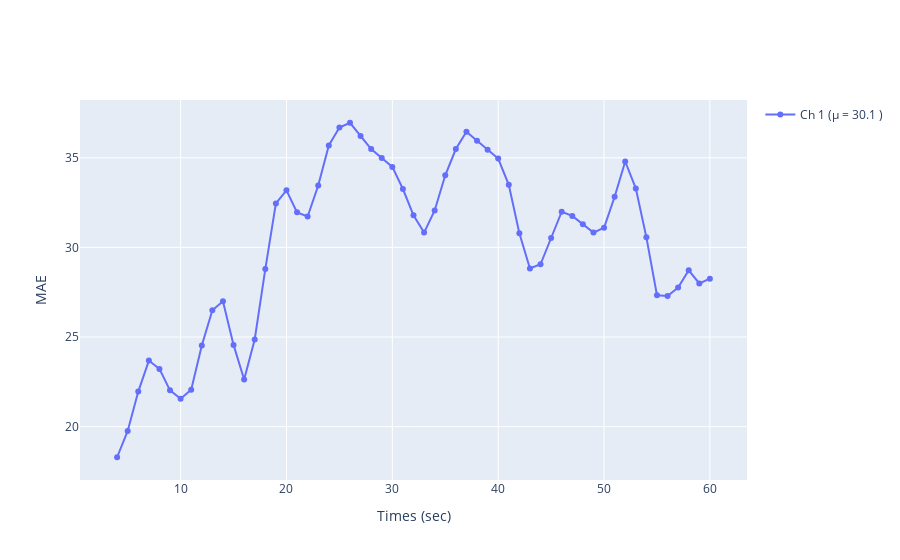
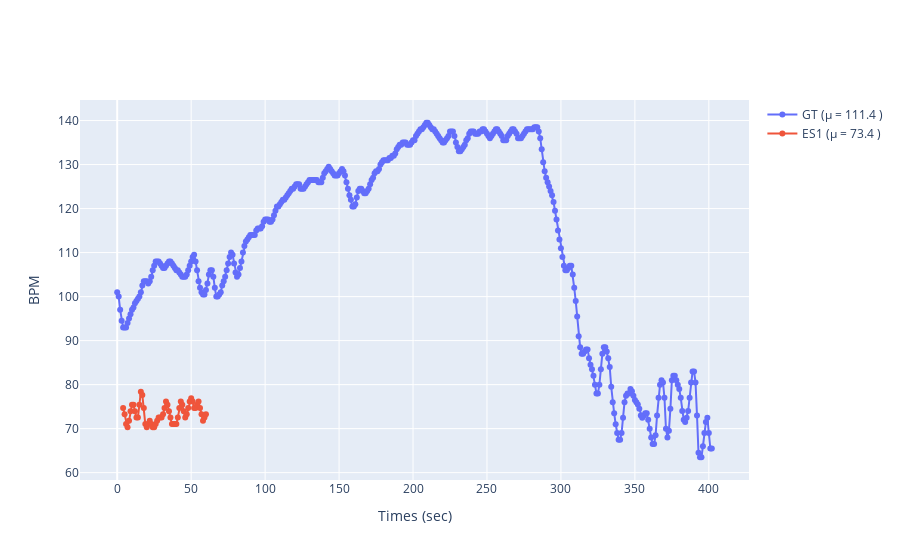

Notebook cell for these charts, in order:
### Code cell
def save_results(RMSE, MAE, MAX, PCC, CCC, SNR, roi_approach, bpm_est, videoFileName):
    return {'RMSE':RMSE[0], 'MAE':MAE[0], 'MAX':MAX[0], 'PCC':PCC[0], 'CCC':CCC[0], 'SNR':SNR[0],'ROI':roi_approach+'_'+bpm_est,'Video':'-'.join(videoFileName.split('\\')[-1].split('-')[1:])[:-4]}


def run_pipeline(roi_approach, bpm_est):

    bvps, timesES, bpmES = pipe.run_on_video(
        videoFileName,
        winsize=wsize, 
        roi_method='convexhull',
        roi_approach=roi_approach,
        method='cpu_CHROM',
        estimate=bpm_est,
        patch_size=30, 
        total_frames = seconds*fps,
        RGB_LOW_HIGH_TH=(5,230),
        Skin_LOW_HIGH_TH=(5,230),
        pre_filt=True,
        post_filt=True,
        cuda=True, 
        verb=False
    )
    
    return bvps, timesES, bpmES

# -- PARAMETER SETTING and GT
fname = dataset.getSigFilename(0)
sigGT = dataset.readSigfile(fname)
test_bvp = sigGT.data
bpmGT, timesGT = sigGT.getBPM(wsize)  # GT
videoFileName = dataset.getVideoFilename(video_idx)
print('Video to process: ', videoFileName)
fps = vhr.extraction.get_fps(videoFileName)
seconds = 0 #0: all video

bpmES_list, timesES_list, bpmGT_list, timesGT_list = [], [], [], []

for roi_approach in ['holistic', 'patches']:
    pipe = Pipeline()          # object to execute the pipeline
    if roi_approach == 'patches':
        for bpm_est in ['median', 'clustering']:
            bvps, timesES, bpmES = run_pipeline(roi_approach, bpm_est)
    else:
        bpm_est = 'median'
        bvps, timesES, bpmES = run_pipeline(roi_approach, bpm_est)
    RMSE, MAE, MAX, PCC, CCC, SNR = getErrors(bvps, fps, bpmES, bpmGT, timesES, timesGT)
    print(f"Video {video_idx}: ROI approach: {roi_approach}, BPM estimation: {bpm_est}, RMSE: {RMSE}, MAE: {MAE},PCC: {PCC},SNR: {SNR}")
    timesES_list.append(timesES)
    bpmES_list.append(bpmES)
    bpmGT_list.append(bpmGT)
    timesGT_list.append(timesGT)

# -- PLOT RESULTS # 0: holistic 1: patches median 2: patches clustering
displayErrors(bpmES_list[0], bpmGT_list[0], timesES_list[0], timesGT_list[0])

### Figure 1 — Plotly figure (JSON) as saved in the notebook; plotly's stock layout.template omitted (floating-point values rounded to 4 significant figures)
{"data": [{"mode": "lines+markers", "name": "Ch 1 (µ = 30.1 )", "type": "scatter", "x": [4, 5, 6, 7, 8, 9, 10, 11, 12, 13, 14, 15, 16, 17, 18, 19, 20, 21, 22, 23, 24, 25, 26, 27, 28, 29, 30, 31, 32, 33, 34, 35, 36, 37, 38, 39, 40, 41, 42, 43, 44, 45, 46, 47, 48, 49, 50, 51, 52, 53, 54, 55, 56, 57, 58, 59, 60], "y": [18.29, 19.76, 21.96, 23.69, 23.22, 22.03, 21.56, 22.06, 24.53, 26.49, 26.99, 24.56, 22.63, 24.86, 28.79, 32.46, 33.19, 31.96, 31.72, 33.46, 35.69, 36.69, 36.96, 36.22, 35.49, 34.99, 34.49, 33.26, 31.79, 30.83, 32.06, 34.03, 35.49, 36.46, 35.96, 35.46, 34.96, 33.49, 30.79, 28.83, 29.06, 30.53, 31.99, 31.76, 31.29, 30.83, 31.1, 32.83, 34.79, 33.29, 30.56, 27.33, 27.29, 27.76, 28.72, 27.99, 28.26]}], "layout": {"showlegend": true, "xaxis": {"title": {"text": "Times (sec)"}}, "yaxis": {"title": {"text": "MAE"}}}}

### Figure 2 — Plotly figure (JSON) as saved in the notebook; plotly's stock layout.template omitted (floating-point values rounded to 4 significant figures; data arrays with more than 128 entries replaced by an {"elided": "..."} marker saying what was removed)
{"data": [{"mode": "lines+markers", "name": "GT (µ = 111.4 )", "type": "scatter", "x": {"elided": "403 int values"}, "y": {"elided": "403 float values"}}, {"mode": "lines+markers", "name": "ES1 (µ = 73.4 )", "type": "scatter", "x": [4, 5, 6, 7, 8, 9, 10, 11, 12, 13, 14, 15, 16, 17, 18, 19, 20, 21, 22, 23, 24, 25, 26, 27, 28, 29, 30, 31, 32, 33, 34, 35, 36, 37, 38, 39, 40, 41, 42, 43, 44, 45, 46, 47, 48, 49, 50, 51, 52, 53, 54, 55, 56, 57, 58, 59, 60], "y": [74.71, 73.24, 71.04, 70.31, 71.78, 73.97, 75.44, 75.44, 73.97, 72.51, 72.51, 75.44, 78.37, 77.64, 74.71, 71.04, 70.31, 71.04, 71.78, 71.04, 70.31, 70.31, 71.04, 71.78, 72.51, 72.51, 72.51, 73.24, 74.71, 76.17, 75.44, 73.97, 72.51, 71.04, 71.04, 71.04, 71.04, 72.51, 74.71, 76.17, 75.44, 73.97, 72.51, 73.24, 74.71, 76.17, 76.9, 76.17, 74.71, 74.71, 75.44, 76.17, 74.71, 73.24, 71.78, 72.51, 73.24]}], "layout": {"showlegend": true, "xaxis": {"title": {"text": "Times (sec)"}}, "yaxis": {"title": {"text": "BPM"}}}}
